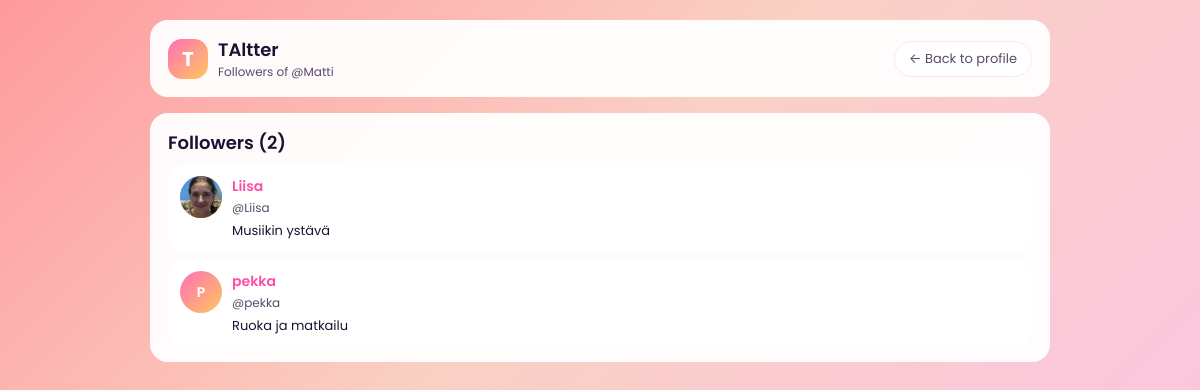
The page /iteration/followers.php?u=Matti on the database its author committed.
### tables this page shows
CREATE TABLE `users` (
  `user_id` int(11) NOT NULL,
  `username` varchar(50) NOT NULL,
  `email` varchar(100) NOT NULL,
  `password_hash` varchar(255) NOT NULL,
  `bio` text DEFAULT NULL,
  `profile_picture_url` varchar(255) DEFAULT NULL,
  `created_at` timestamp NOT NULL DEFAULT current_timestamp(),
  `last_seen_mentions` datetime DEFAULT NULL,
  `last_seen_shares` datetime DEFAULT NULL,
  `last_seen_likes` datetime DEFAULT NULL
);

### iteration/followers.php (the view, shortened to what this page needs)
<?php
require_once 'config.php';
$user = $_GET['u'] ?? null;
$stmt = $mysqli->prepare("SELECT user_id, username FROM users WHERE username = ?");
$stmt->bind_param('s', $user);
$stmt->execute();
$res = $stmt->get_result();
$profile = $res->fetch_assoc();
$profileUserId = $profile['user_id'];
$stmt = $mysqli->prepare("
    SELECT u.user_id, u.username, u.bio, u.profile_picture_url
    FROM follows f
    JOIN users u ON f.follower_id = u.user_id
    WHERE f.following_id = ?
    ORDER BY u.username ASC
");
$stmt->bind_param('i', $profileUserId);
$stmt->execute();
$followers = $stmt->get_result();
?>
<!doctype html>
<html lang="en">
<head>
</head>
<body>
<div class="app-shell">
    <div class="card">
        <div class="card-inner topbar">
            <div class="topbar-left">
                <div class="logo-badge">T</div>
                <div class="app-title">
                    <span>TAltter</span>
                    <span>Followers of @<?= htmlspecialchars($profile['username']) ?></span>
                </div>
            </div>
            <div class="topbar-right">
                <a href="profile.php?u=<?= urlencode($profile['username']) ?>" class="btn-outline">← Back to profile</a>
            </div>
        </div>
    </div>
    <div class="card">
        <div class="card-inner">
            <h2 class="section-title">
                Followers (<?= $followers->num_rows ?>)
            </h2>
            <?php if ($followers->num_rows === 0): ?>
                <p class="empty-text">This user has no followers yet.</p>
            <?php else: ?>
                <div class="user-list">
                    <?php while ($u = $followers->fetch_assoc()): ?>
                        <a class="user-row" href="profile.php?u=<?= urlencode($u['username']) ?>">
                            <div class="user-avatar">
                                <?php if (!empty($u['profile_picture_url'])): ?>
                                    <img src="<?= htmlspecialchars($u['profile_picture_url']) ?>" alt="">
                                <?php else: ?>
                                    <div class="user-avatar-fallback">
                                        <?= strtoupper(htmlspecialchars(substr($u['username'], 0, 1))) ?>
                                    </div>
                                <?php endif; ?>
                            </div>
                            <div class="user-main">
                                <div class="user-name"><?= htmlspecialchars($u['username']) ?></div>
                                <div class="user-handle">@<?= htmlspecialchars($u['username']) ?></div>
                                <?php if (!empty($u['bio'])): ?>
                                    <div class="user-bio"><?= nl2br(htmlspecialchars($u['bio'])) ?></div>
                                <?php endif; ?>
                            </div>
                        </a>
                    <?php endwhile; ?>
                </div>
            <?php endif; ?>
        </div>
    </div>
</div>
</body>
</html>

### iteration/followers.php (style rules this page uses)
:root { --accent: #ff6fb5; --accent-dark: #ff4fa5; --accent-soft: #ffe5f3; --bg-card: rgba(255, 255, 255, 0.95); --text-main: #1f1033; --text-soft: #5c4969; }
*, *::before, *::after { box-sizing: border-box; }
body { margin: 0; min-height: 100vh; font-family: "Poppins", system-ui, -apple-system, BlinkMacSystemFont, "Segoe UI", sans-serif; background: linear-gradient(135deg, #ff9a9e 0%, #fad0c4 40%, #fbc2eb 100%); padding: 20px 12px 28px; color: var(--text-main); }
.app-shell { max-width: 900px; margin: 0 auto; display: flex; flex-direction: column; gap: 16px; }
.card { background: var(--bg-card); border-radius: 18px; padding: 16px 18px; position: relative; }
.card-inner { position: relative; }
.topbar { display: flex; align-items: center; justify-content: space-between; gap: 12px; }
.topbar-left { display: flex; align-items: center; gap: 10px; }
.logo-badge { width: 40px; height: 40px; border-radius: 14px; background: linear-gradient(135deg, #ff6fb5, #ffc75f); display: flex; align-items: center; justify-content: center; color: #fff; font-weight: 700; font-size: 20px; }
.app-title { display: flex; flex-direction: column; }
.app-title span:first-child { font-weight: 600; font-size: 18px; }
.app-title span:last-child { font-size: 12px; color: var(--text-soft); }
a { color: var(--accent-dark); text-decoration: none; }
.btn-outline { border-radius: 999px; border: 1.5px solid var(--accent-soft); background: rgba(255,255,255,0.9); padding: 7px 14px; font: inherit; font-size: 13px; cursor: pointer; color: var(--text-soft); display: inline-flex; align-items: center; gap: 6px; }
.section-title { margin: 0 0 10px; font-size: 18px; font-weight: 600; }
.user-list { display: flex; flex-direction: column; gap: 10px; }
.user-row { display: flex; align-items: flex-start; gap: 10px; padding: 10px 12px; border-radius: 14px; background: #fff; font-size: 14px; }
.user-avatar { width: 42px; height: 42px; border-radius: 50%; background: linear-gradient(135deg, #ff6fb5, #ffc75f); overflow: hidden; flex-shrink: 0; }
.user-avatar img { width: 100%; height: 100%; object-fit: cover; }
.user-avatar-fallback { width: 100%; height: 100%; display: flex; align-items: center; justify-content: center; color: #fff; font-weight: 600; }
.user-main { flex: 1; min-width: 0; }
.user-name { font-weight: 600; margin-bottom: 2px; }
.user-handle { font-size: 12px; color: var(--text-soft); margin-bottom: 4px; }
.user-bio { font-size: 13px; color: var(--text-main); white-space: pre-wrap; }

### rows shown on the page
users: username "Matti"
users: profile_picture_url (picture), username "Liisa", bio "Musiikin ystävä"
users: username "P", username "pekka", bio "Ruoka ja matkailu"

### other values the page prints
$followers->num_rows "2"
